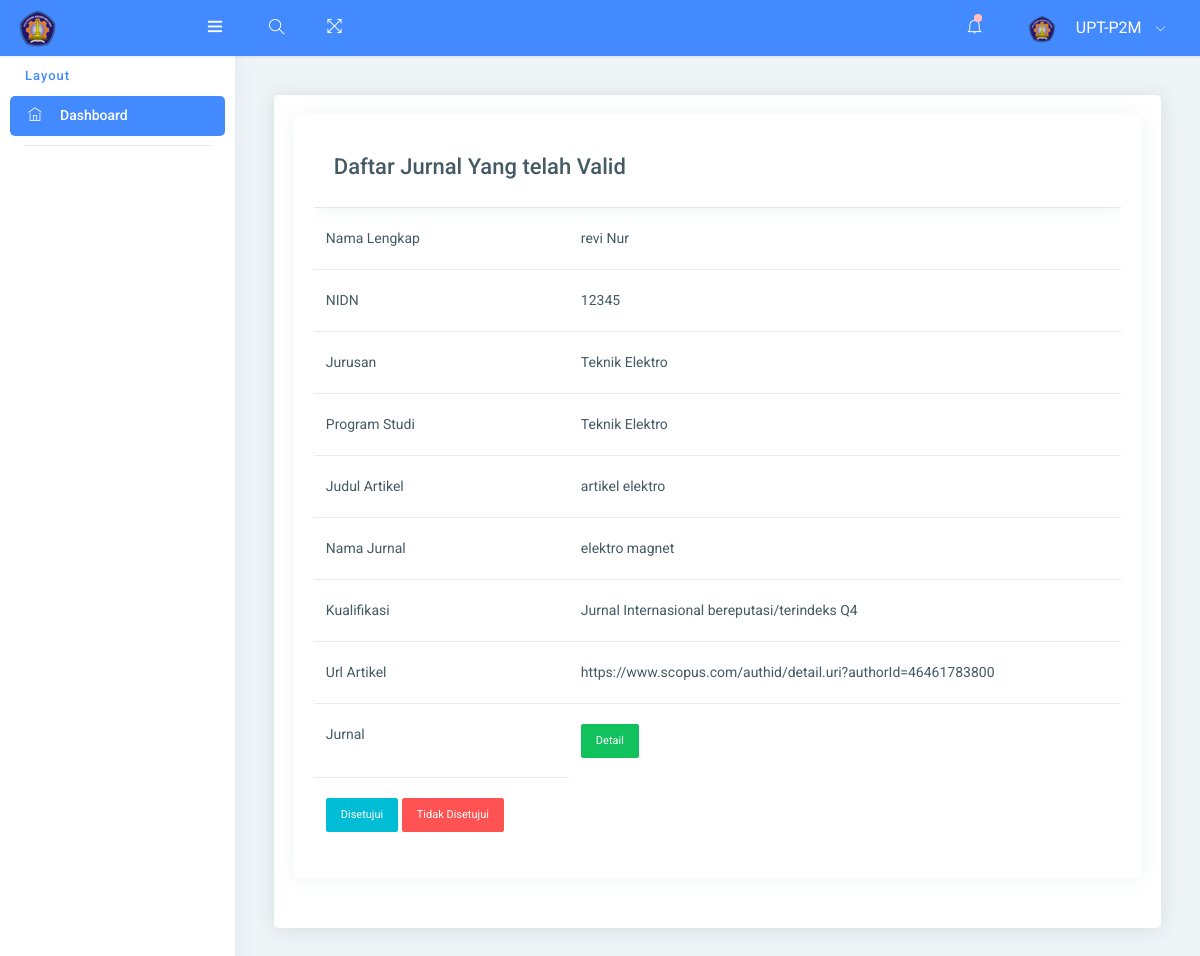
Screenshot of /upt.php?halaman=upt&act=status&id_jurnal=6 with the database file from the repository.
### tables this page shows
CREATE TABLE `jurnal` (
  `id_jurnal` int(40) NOT NULL,
  `email` varchar(50) NOT NULL,
  `nama_lengkap` varchar(50) NOT NULL,
  `nidn` varchar(40) NOT NULL,
  `jurusan` varchar(50) NOT NULL,
  `program_studi` varchar(40) NOT NULL,
  `no_hp` varchar(25) NOT NULL,
  `sinta` varchar(255) NOT NULL,
  `scopus` varchar(255) NOT NULL,
  `kontribusi` varchar(35) NOT NULL,
  `judul_artikel` varchar(100) NOT NULL,
  `nama_jurnal` varchar(100) NOT NULL,
  `kualifikasi` varchar(255) NOT NULL,
  `url_artikel` varchar(255) NOT NULL,
  `name` varchar(255) NOT NULL,
  `upload_artikel` varchar(255) NOT NULL,
  `upload_surat` varchar(255) NOT NULL,
  `user_id` int(10) NOT NULL,
  `status` varchar(50) NOT NULL
);

### status.php (the view)
<div class="card">
	<div class="card-header">
		<div class="card">
		<div class="card-block table-border-style">
        <div class="table-responsive">
        	<div class="card-header">
				<h4>Daftar Jurnal Yang telah Valid</h4>
			</div>
    		<table id="example1" class="table">
			<?php
		    include 'koneksi.php';
		    $id_jurnal = $_GET["id_jurnal"];
		    $film = mysqli_query($koneksi, "SELECT * from jurnal where status='valid' and id_jurnal = '$id_jurnal' ");
		    while ($fetch = $film->fetch_array()){
        		$name = explode('/', $fetch['upload_artikel']);
		        echo "<tr> <td>Nama Lengkap</td>        <td>  $fetch[nama_lengkap]</td></tr>
		        		<tr> <td>NIDN</td>        <td>  $fetch[nidn]</td></tr>
		        		<tr> <td>Jurusan</td>        <td>  $fetch[jurusan]</td></tr>
		        		<tr> <td>Program Studi</td>        <td>  $fetch[program_studi]</td></tr>
		        		<tr> <td>Judul Artikel</td>        <td>  $fetch[judul_artikel]</td></tr>
		        		<tr> <td>Nama Jurnal</td>        <td>  $fetch[nama_jurnal]</td></tr>
		        		<tr> <td>Kualifikasi</td>        <td>  $fetch[kualifikasi]</td></tr>
		        		<tr> <td>Url Artikel</td>        <td>  $fetch[url_artikel]</td></tr>
		        		<tr> <td>Jurnal</td>        <td>  <a class='btn btn-success btn-sm' href='download.php?file=$name[1]'>Detail</a></td></tr>
		        		<tr><td><a class='btn btn-info btn-sm' href='action3.php?id_jurnal=$fetch[id_jurnal]' type='application/pdf'>Disetujui</a>
		        				<a class='btn btn-danger btn-sm' href='action4.php?id_jurnal=$fetch[id_jurnal]' type='application/pdf'>Tidak Disetujui</a></td></tr>";
		    }
    		?>
			</table>
		</div>
		</div>
		</div>
	</div>
</div>

### rows the page displays
jurnal: nama_lengkap "revi Nur", nidn "12345", jurusan "Teknik Elektro", program_studi "Teknik Elektro", judul_artikel "artikel elektro", nama_jurnal "elektro magnet", kualifikasi "Jurnal Internasional bereputasi/terindeks Q4", url_artikel "https://www.scopus.com/authid/detail.uri?authorId=46461783800"
